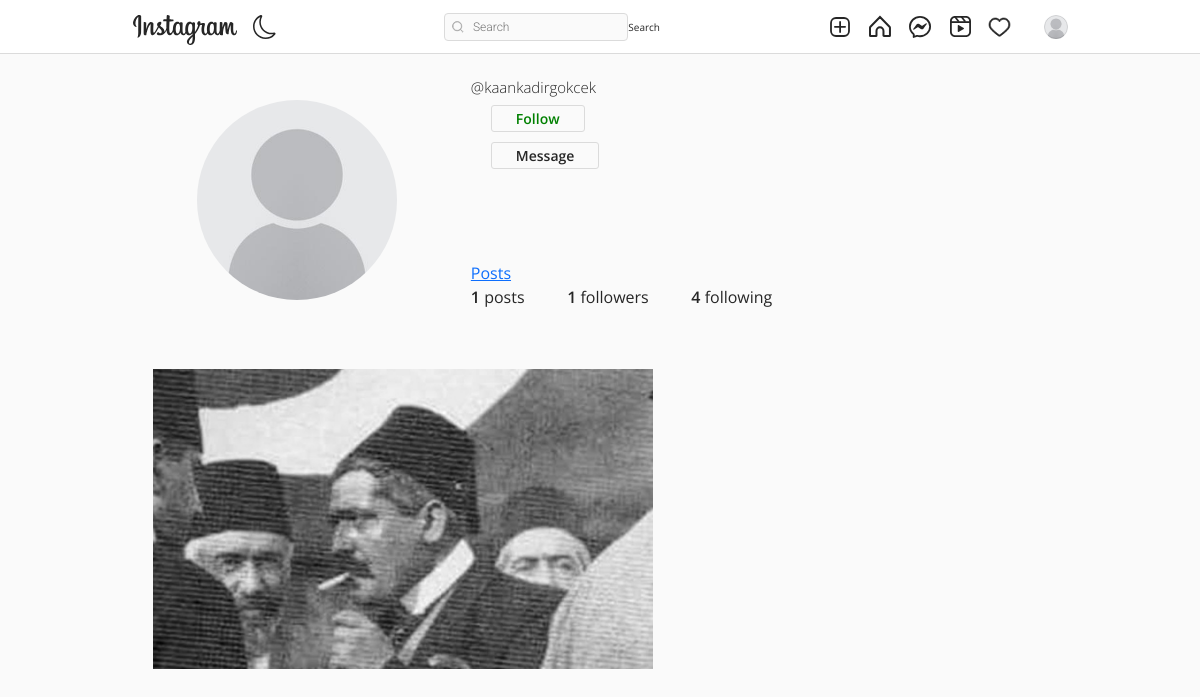
The app's page /kaankadirgokcek/ (signed in) with its own data.
### authy/models.py (models this page shows, shortened)
class Profile(models.Model):
    user = models.OneToOneField(User, related_name='profile', on_delete=models.CASCADE)
    image = models.ImageField(upload_to="profile_pciture", null=True, default="default.jpg")
    first_name = models.CharField(max_length=200, null=True, blank=True)
    last_name = models.CharField(max_length=200, null=True, blank=True)
    bio = models.CharField(max_length=200, null=True, blank=True)
    location = models.CharField(max_length=200, null=True, blank=True)
    url = models.URLField(max_length=200, null=True, blank=True)
    favourite = models.ManyToManyField(Post, blank=True)

### post/models.py (models this page shows)
class Post(models.Model):
    id = models.UUIDField(primary_key=True, default=uuid.uuid4, editable=False)
    picture = models.ImageField(upload_to=user_directory_path, verbose_name="Picture")
    caption = models.CharField(max_length=10000, verbose_name="Caption")
    posted = models.DateField(auto_now_add=True)
    tags = models.ManyToManyField(Tag, related_name="tags")
    user = models.ForeignKey(User, on_delete=models.CASCADE)
    likes = models.IntegerField(default=0)
    def get_absolute_url(self):
        return reverse("post-details", args=[str(self.id)])

### authy/views.py (the view)
# urls.py: path('<username>/', UserProfile, name='profile'),
def UserProfile(request, username):
    Profile.objects.get_or_create(user=request.user)
    user = get_object_or_404(User, username=username)
    profile = Profile.objects.get(user=user)
    url_name = resolve(request.path).url_name
    posts = Post.objects.filter(user=user).order_by('-posted')
    if url_name == 'profile':
        posts = Post.objects.filter(user=user).order_by('-posted')
    else:
        posts = profile.favourite.all()
    posts_count = Post.objects.filter(user=user).count()
    following_count = Follow.objects.filter(follower=user).count()
    followers_count = Follow.objects.filter(following=user).count()
    follow_status = Follow.objects.filter(following=user, follower=request.user).exists()
    paginator = Paginator(posts, 8)
    page_number = request.GET.get('page')
    posts_paginator = paginator.get_page(page_number)
    context = {
        'posts': posts,
        'profile':profile,
        'posts_count':posts_count,
        'following_count':following_count,
        'followers_count':followers_count,
        'posts_paginator':posts_paginator,
        'follow_status':follow_status,
    }
    return render(request, 'profile.html', context)

### templates/profile.html (shortened to what this page needs)
{% extends 'base.html' %}
{% load static %}
{% block content %}
<!DOCTYPE html>
<html lang="en">
<head>
    <link rel="stylesheet" href="{% static 'assets3/css/reset.css' %}">
    <link rel="stylesheet" href="{% static 'assets3/css/styles.css' %}">
    <link rel="stylesheet" href="https://use.fontawesome.com/releases/v5.2.0/css/all.css">
</head>
<body>
    <header>
        <br><br><br>
        <div class="container">
            <div class="profile">
                <div class="profile-image">
                    <img src="{{profile.image.url}}" alt="" style="width: 200px; height: 200px;">
                </div>
                <div class="profile-user-settings">
                        <h5 style="font-size: 15px;" class="profile-user-name">@{{profile.user.username}}</h5>
                        <br><br>
                        {% if request.user.is_authenticated and request.user != profile.user %}
                            {% if follow_status == True %}
                                <a href="{% url 'follow' profile.user 0 %}" class="btn profile-edit-btn" style="color: red;">Unfollow</a> <br><br>
                            {% else %}
                                <a href="{% url 'follow' profile.user 1 %}" class="btn profile-edit-btn" style="color: green;">Follow</a> <br><br>
                            {% endif %}
                        {% endif %}
                        {% if request.user.is_authenticated and request.user != profile.user %}
                                <a href="{% url 'conversation' profile.user  %}" class="btn profile-edit-btn">Message</a> <br><br>
                        {% endif %}
                        <br>
                </div>
                <div class="profile-bio">
                    <br>
                    <br><br>
                    <div class="profile-user-settings">
                        <a  href="{% url 'profile' profile.user %}"  class="btns profiele-edit-btn">Posts</a>
                    </div>
                </div>
                <div class="profile-stats">
                    <ul>
                        <li><span class="profile-stat-count">{{posts_count}}</span> posts</li>
                        <li><span class="profile-stat-count">{{followers_count}}</span> followers</li>
                        <li><span class="profile-stat-count">{{following_count}}</span> following</li>
                    </ul>
                    <br>
                </div>
            </div>
        </div>
    </header>
    <main>
        <div class="container">
            <div class="gallery">
                {% for post in posts %}
                <a href="{{post.get_absolute_url}}"><div class="gallery-item" tabindex="0">
                    <img src="{{ post.picture.url }}" class="gallery-image" alt="" style="width: 500px; height: 300px; object-fit: cover;">
                </div></a>
                {% endfor %}
            </div>
        </div>
    </main>
    {% endblock content %}

### templates/base.html (shortened to what this page needs)
{% load static %}
<!DOCTYPE html>
<html lang="en">
<head>
    <link rel="stylesheet" href="https://cdn.jsdelivr.net/npm/bootstrap-icons@1.8.1/font/bootstrap-icons.css">
    <link href="https://cdn.jsdelivr.net/npm/bootstrap@5.1.3/dist/css/bootstrap.min.css" rel="stylesheet">
    <link rel="stylesheet" type="text/css" href="{% static 'assets1/style.css' %}">
</head>
<body>
    <header class="header">
        <nav class="header__content">
            <div class="header__buttons">
                <a href="{% url 'index' %}" class="header__home">
                </a>
                <button class="header__theme-button" title="Toggle Theme">
                </button>
            </div>
            <form action="{% url 'search-users' %}" method="GET">
                <div class="header__search">
                    <input type="text" placeholder="Search" name="q" value="{{ request.GET.q }}">
                    <button class="btn btn-primary" type="submit">Search</button>
                </div>
            </form>
            <div class="header__buttons header__buttons--desktop">
                <a href="{% url 'newpost' %}">
                </a>
                <a href="{% url 'index' %}">
                </a>
                <a href="{% url 'message' %}">
                </a>
                <a href="#">
                </a>
                <span>
                    <a href="{% url 'show-notification' %}">
                    </a>
                </span>
                <a href="">
                    <button class="profile-button">
                        <a href="{% url 'profile' request.user %}">
                            <div class="profile-button__picture">
                                <img src="{{request.user.profile.image.url}}" alt="User Picture">
                            </div>
                        </a>
                    </button>
                </a>
            </div>
        </nav>
    </header>
    {% block content %}
    {% endblock content %}
</body>
</html>

### static/assets1/style.css (style rules this page uses)
*, *::after, *::before { box-sizing: border-box; margin: 0; padding: 0; }
*, button, input, select, textarea { font-family: 'Roboto', sans-serif; }
:root { --primary: hsl(0, 0%, 100%); --secondary: hsl(0, 0%, 98%); --border: hsl(0, 0%, 86%); --story-border: hsl(0, 0%, 78%); --img-border: hsla(0, 0%, 0%, 0.1); --text-dark: hsl(0, 0%, 15%); --text-light: hsl(0, 0%, 60%); --like: hsl(355, 82%, 61%); --link: hsl(204, 100%, 48%); --header-height: 44px; --nav-height: 44px; }
body { min-height: 100vh; display: flex; flex-direction: column; overflow-y: auto; }
svg { display: block; }
img { max-width: 100%; }
.header { width: 100%; height: var(--header-height); background-color: var(--primary); display: flex; justify-content: center; position: fixed; top: 0; left: 0; z-index: 2; }
.header::after { content: ''; position: absolute; bottom: 0; width: 100%; height: 1px; background-color: var(--border); }
.header__content { width: 100%; max-width: 975px; padding: 0 14px; display: flex; justify-content: space-between; align-items: center; }
.header__home { margin-top: 5px; }
.header__theme-button { background-color: transparent; border: none; cursor: pointer; }
.header__theme-button-moon { display: unset; }
.header__search { width: 216px; height: 28px; display: none; align-items: center; position: relative; }
.header__search svg { width: 12px; height: 12px; position: absolute; left: 8px; }
.header__search input { width: 100%; height: 100%; background-color: var(--secondary); padding: 4px 10px 4px 28px; border: 1px solid var(--border); border-radius: 4px; outline: none; font-size: 12px; font-weight: 300; text-decoration: none; color: var(--text-light); text-overflow: ellipsis; overflow: hidden; white-space: nowrap; }
.header__buttons { display: flex; align-items: center; gap: 16px; }
.profile-button { background-color: transparent; border: none; outline: none; cursor: pointer; position: relative; }
.profile-button__picture { width: 24px; height: 24px; border-radius: 50%; overflow: hidden; position: relative; }
.profile-button__picture::after { content: ''; position: absolute; top: 0; bottom: 0; left: 0; right: 0; border: 1px solid var(--img-border); border-radius: 50%; }
@media (min-width: 768px) { :root { --header-height: 54px; --nav-height: 0px; } }
@media (min-width: 768px) { .header__content { padding: 0 20px; } }
@media (min-width: 768px) { .header__search { display: flex; } }

### static/assets3/css/styles.css (style rules this page uses)
:root { font-size: 10px; }
*, *::before, *::after { box-sizing: border-box; }
body { font-family: "Open Sans", Arial, sans-serif; min-height: 100vh; background-color: #fafafa; color: #262626; padding-bottom: 3rem; }
img { display: block; }
.container { max-width: 93.5rem; margin: 0 auto; padding: 0 2rem; }
.btn { display: inline-block; font: inherit; background: none; border: none; color: inherit; padding: 0; cursor: pointer; }
.profile { padding: 5rem 0; }
.profile::after { content: ""; display: block; clear: both; }
.profile-image { float: left; width: calc(33.333% - 1rem); display: flex; justify-content: center; align-items: center; margin-right: 3rem; }
.profile-image img { border-radius: 50%; }
.profile-user-settings, .profile-stats, .profile-bio { float: left; width: calc(66.666% - 2rem); }
.profile-user-settings { margin-top: 1.1rem; }
.profile-user-name { display: inline-block; font-size: 3.2rem; font-weight: 300; }
.profile-edit-btn { font-size: 1.4rem; line-height: 1.8; border: 0.1rem solid #dbdbdb; border-radius: 0.3rem; padding: 0 2.4rem; margin-left: 2rem; }
.profile-stats { margin-top: 2.3rem; }
.profile-stats li { display: inline-block; font-size: 1.6rem; line-height: 1.5; margin-right: 4rem; cursor: pointer; }
.profile-stats li:last-of-type { margin-right: 0; }
.profile-bio { font-size: 1.6rem; font-weight: 400; line-height: 1.5; margin-top: 2.3rem; }
.profile-real-name, .profile-stat-count, .profile-edit-btn { font-weight: 600; }
.gallery { display: flex; flex-wrap: wrap; margin: -1rem -1rem; padding-bottom: 3rem; }
.gallery-item { position: relative; flex: 1 0 22rem; margin: 1rem; color: #fff; cursor: pointer; }
.gallery-image { width: 100%; height: 100%; object-fit: cover; }

### records on screen
Profile: image (placeholder picture), user.username "kaankadirgokcek"
Post: picture (picture)

### other values on screen
{{ posts_count }} "1"
{{ followers_count }} "1"
{{ following_count }} "4"
